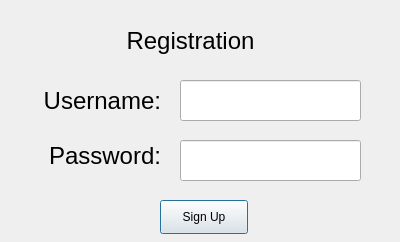
<?xml version="1.0" encoding="UTF-8"?>
<ui version="4.0">
 <class>signup_panel</class>
 <widget class="QDialog" name="signup_panel">
  <property name="enabled">
   <bool>true</bool>
  </property>
  <property name="geometry">
   <rect>
    <x>0</x>
    <y>0</y>
    <width>400</width>
    <height>242</height>
   </rect>
  </property>
  <property name="windowTitle">
   <string>Dialog</string>
  </property>
  <widget class="QLabel" name="label">
   <property name="geometry">
    <rect>
     <x>100</x>
     <y>20</y>
     <width>181</width>
     <height>41</height>
    </rect>
   </property>
   <property name="font">
    <font>
     <pointsize>18</pointsize>
     <strikeout>false</strikeout>
    </font>
   </property>
   <property name="text">
    <string>Registration</string>
   </property>
   <property name="textFormat">
    <enum>Qt::MarkdownText</enum>
   </property>
   <property name="alignment">
    <set>Qt::AlignCenter</set>
   </property>
   <property name="wordWrap">
    <bool>false</bool>
   </property>
  </widget>
  <widget class="QLabel" name="username_label">
   <property name="geometry">
    <rect>
     <x>30</x>
     <y>80</y>
     <width>131</width>
     <height>41</height>
    </rect>
   </property>
   <property name="font">
    <font>
     <pointsize>18</pointsize>
     <strikeout>false</strikeout>
    </font>
   </property>
   <property name="text">
    <string>Username:</string>
   </property>
   <property name="textFormat">
    <enum>Qt::MarkdownText</enum>
   </property>
   <property name="alignment">
    <set>Qt::AlignRight|Qt::AlignTrailing|Qt::AlignVCenter</set>
   </property>
   <property name="wordWrap">
    <bool>false</bool>
   </property>
  </widget>
  <widget class="QLabel" name="password_label">
   <property name="geometry">
    <rect>
     <x>20</x>
     <y>140</y>
     <width>141</width>
     <height>31</height>
    </rect>
   </property>
   <property name="font">
    <font>
     <pointsize>18</pointsize>
     <strikeout>false</strikeout>
    </font>
   </property>
   <property name="text">
    <string>Password:</string>
   </property>
   <property name="textFormat">
    <enum>Qt::MarkdownText</enum>
   </property>
   <property name="alignment">
    <set>Qt::AlignRight|Qt::AlignTrailing|Qt::AlignVCenter</set>
   </property>
   <property name="wordWrap">
    <bool>false</bool>
   </property>
  </widget>
  <widget class="QLineEdit" name="username_line">
   <property name="geometry">
    <rect>
     <x>180</x>
     <y>80</y>
     <width>181</width>
     <height>41</height>
    </rect>
   </property>
  </widget>
  <widget class="QLineEdit" name="pass_line">
   <property name="geometry">
    <rect>
     <x>180</x>
     <y>140</y>
     <width>181</width>
     <height>41</height>
    </rect>
   </property>
  </widget>
  <widget class="QPushButton" name="signup_button">
   <property name="geometry">
    <rect>
     <x>160</x>
     <y>200</y>
     <width>88</width>
     <height>34</height>
    </rect>
   </property>
   <property name="text">
    <string>Sign Up</string>
   </property>
  </widget>
 </widget>
 <resources/>
 <connections/>
</ui>
